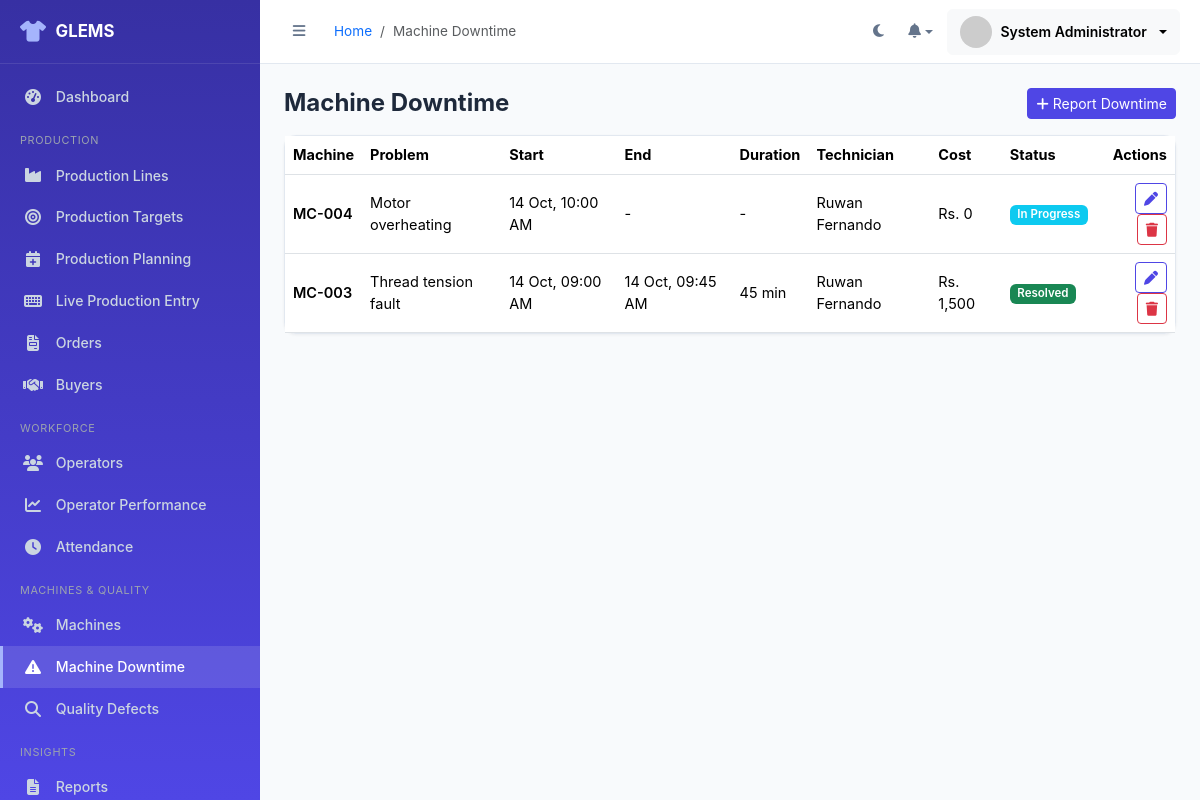
Page /admin/machine_downtime.php (signed in) on the committed database.
### tables this page shows
CREATE TABLE machine_downtime (
    downtime_id INT AUTO_INCREMENT PRIMARY KEY,
    machine_id INT NOT NULL,
    problem VARCHAR(255) NOT NULL,
    start_time DATETIME NOT NULL,
    end_time DATETIME DEFAULT NULL,
    duration_minutes INT DEFAULT NULL,
    reason VARCHAR(255) DEFAULT NULL,
    technician VARCHAR(100) DEFAULT NULL,
    repair_cost DECIMAL(10,2) DEFAULT 0,
    solution TEXT DEFAULT NULL,
    status ENUM('open','in_progress','resolved') DEFAULT 'open',
    created_at DATETIME DEFAULT CURRENT_TIMESTAMP,
    FOREIGN KEY (machine_id) REFERENCES machines(machine_id) ON DELETE CASCADE
);

CREATE TABLE machines (
    machine_id INT AUTO_INCREMENT PRIMARY KEY,
    machine_number VARCHAR(20) NOT NULL UNIQUE,
    machine_name VARCHAR(100) DEFAULT NULL,
    machine_type VARCHAR(50) DEFAULT NULL,
    brand VARCHAR(50) DEFAULT NULL,
    model VARCHAR(50) DEFAULT NULL,
    serial_number VARCHAR(50) DEFAULT NULL,
    purchase_date DATE DEFAULT NULL,
    warranty_expiry DATE DEFAULT NULL,
    line_id INT DEFAULT NULL,
    current_status ENUM('running','stopped','maintenance','idle') DEFAULT 'idle',
    machine_image VARCHAR(255) DEFAULT NULL,
    created_at DATETIME DEFAULT CURRENT_TIMESTAMP,
    FOREIGN KEY (line_id) REFERENCES production_lines(line_id) ON DELETE SET NULL
);

### admin/machine_downtime.php (the view, shortened to what this page needs)
<?php
$pdo = getDBConnection();
$records = $pdo->query(
    "SELECT md.*, m.machine_number FROM machine_downtime md JOIN machines m ON m.machine_id=md.machine_id ORDER BY md.start_time DESC LIMIT 100"
)->fetchAll();
include BASE_PATH . '/includes/layout_start.php';
?>
<div class="d-flex justify-content-between align-items-center mb-3">
    <h4 class="fw-bold mb-0">Machine Downtime</h4>
    <button class="btn btn-primary btn-sm" data-bs-toggle="modal" data-bs-target="#dModal" onclick="resetDForm()"><i class="fa-solid fa-plus me-1"></i>Report Downtime</button>
</div>
<div class="card"><div class="table-responsive">
<table class="table table-hover mb-0 align-middle">
<thead><tr><th>Machine</th><th>Problem</th><th>Start</th><th>End</th><th>Duration</th><th>Technician</th><th>Cost</th><th>Status</th><th class="text-end">Actions</th></tr></thead>
<tbody>
<?php foreach ($records as $r): ?>
<tr>
    <td class="fw-semibold"><?= e($r['machine_number']) ?></td>
    <td><?= e($r['problem']) ?></td>
    <td><?= format_date($r['start_time'], 'd M, h:i A') ?></td>
    <td><?= $r['end_time'] ? format_date($r['end_time'], 'd M, h:i A') : '-' ?></td>
    <td><?= $r['duration_minutes'] !== null ? $r['duration_minutes'] . ' min' : '-' ?></td>
    <td><?= e($r['technician']) ?></td>
    <td>Rs. <?= format_number($r['repair_cost']) ?></td>
    <td><?= status_badge($r['status']) ?></td>
    <td class="text-end">
        <button class="btn btn-sm btn-outline-primary" onclick='editD(<?= json_encode($r) ?>)'><i class="fa-solid fa-pen"></i></button>
        <form method="POST" class="d-inline" onsubmit="return confirmDelete()">
            <button class="btn btn-sm btn-outline-danger"><i class="fa-solid fa-trash"></i></button>
        </form>
    </td>
</tr>
<?php endforeach; ?>
</tbody></table>
</div></div>
<?php include BASE_PATH . '/includes/layout_end.php'; ?>

### includes/functions.php (shortened to what this page needs)
<?php
function e(?string $value): string
{
    return htmlspecialchars($value ?? '', ENT_QUOTES, 'UTF-8');
}
function format_date(?string $date, string $format = 'd M Y'): string
{
    return date($format, strtotime($date));
}
function format_number($num): string
{
    return number_format((float)$num);
}
function status_badge(string $status): string
{
    $map = [
        'active'      => 'success', 'running'  => 'success', 'resolved' => 'success',
        'inactive'    => 'secondary', 'idle'    => 'secondary',
        'stopped'     => 'danger',  'suspended' => 'danger', 'absent'   => 'danger',
        'maintenance' => 'warning', 'open'     => 'warning', 'pending'  => 'warning',
        'in_progress' => 'info',    'present'  => 'success', 'leave'    => 'info',
        'completed'   => 'primary', 'delayed'  => 'danger', 'cancelled' => 'secondary',
    ];
    $class = $map[$status] ?? 'secondary';
    $label = ucwords(str_replace('_', ' ', $status));
    return '<span class="badge bg-' . $class . '">' . e($label) . '</span>';
}

### assets/css/style.css (style rules this page uses)
:root { --glems-primary: #4F46E5; --glems-primary-light: #818CF8; --glems-primary-dark: #3730A3; --glems-success: #10B981; --glems-warning: #F59E0B; --glems-danger: #EF4444; --glems-accent: #06B6D4; --glems-bg: #F8FAFC; --glems-surface: #FFFFFF; --glems-border: #E2E8F0; --glems-text: #1E293B; --glems-text-muted: #64748B; --sidebar-width: 260px; --sidebar-collapsed: 78px; --header-height: 64px; --radius: 12px; --shadow-sm: 0 1px 3px rgba(15,23,42,0.06); --shadow-md: 0 4px 16px rgba(15,23,42,0.08); }
* { box-sizing: border-box; }
body { background: var(--glems-bg); color: var(--glems-text); font-family: 'Inter', 'Segoe UI', system-ui, sans-serif; font-size: 14.5px; transition: background .25s, color .25s; }
.card { border:1px solid var(--glems-border); border-radius:var(--radius); box-shadow:var(--shadow-sm); background:var(--glems-surface); }
.btn-primary { background:var(--glems-primary); border-color:var(--glems-primary); }
.btn-outline-primary { color:var(--glems-primary); border-color:var(--glems-primary); }
.badge { font-weight:600; font-size:.72rem; }

### rows in the picture
machine_downtime: machine.machine_number "MC-004", problem "Motor overheating", start_time "14 Oct, 10:00 AM", technician "Ruwan Fernando", repair_cost "0", status "In Progress"
machine_downtime: machine.machine_number "MC-003", problem "Thread tension fault", start_time "14 Oct, 09:00 AM", end_time "14 Oct, 09:45 AM", duration_minutes "45", technician "Ruwan Fernando", repair_cost "1,500", status "Resolved"

### other values in the picture
APP_NAME "GLEMS"
$label "Dashboard Production Lines Production Targets Production Planning Live Production Entry Orders Buyers Operators Operator Performance Attendance Machines Machine Downtime Quality Defects Reports"
$bc['label'] "Machine Downtime"
$_SESSION['full_name'] "System Administrator"
